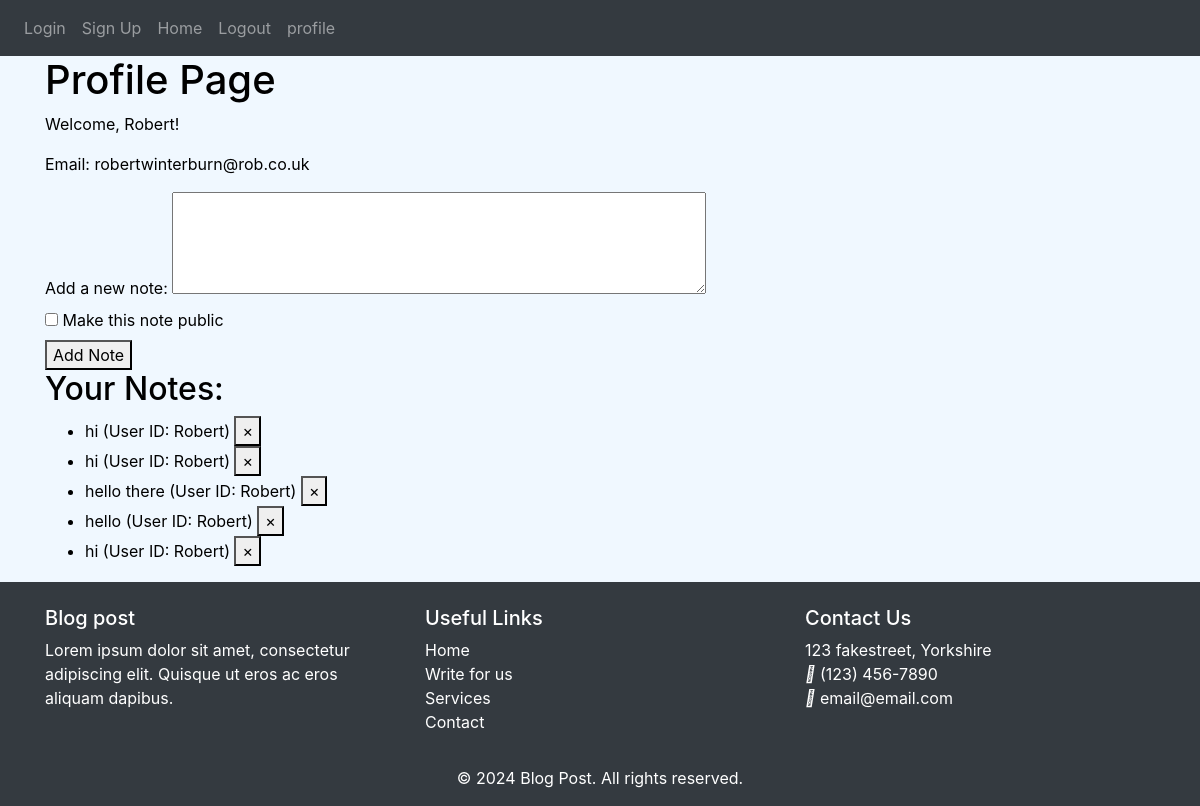
Screenshot of /profile (signed in) with the database file from the repository.
### models.py (models this page shows)
class User(db.Model, UserMixin):
    __tablename__ = 'users'
    id = db.Column(db.Integer, primary_key=True)
    email = db.Column(db.String(150), unique=True, nullable=False)
    password = db.Column(db.String(150), nullable=False)
    first_name = db.Column(db.String(150), nullable=False)
    notes = db.relationship('Note', back_populates='user')
    comments = db.relationship('Comment', back_populates='user')
    blog_posts = db.relationship('BlogPost', back_populates='user')

class Note(db.Model):
    __tablename__ = 'notes'
    id = db.Column(db.Integer, primary_key=True)
    data = db.Column(db.String(1000), nullable=False)
    user_id = db.Column(db.Integer, db.ForeignKey('users.id'))
    is_public = db.Column(db.Boolean, default=False)
    user = db.relationship('User', back_populates='notes')

### auth.py (the view, shortened to what this page needs)
@auth.route('/profile', methods=['GET', 'POST'])
def profile():
    user_id = session.get('user_id')
    if not user_id:
        flash('You need to log in to view your profile', category='error')
        return redirect(url_for('auth.login'))
    user = User.query.get(user_id)
    if not user:
        flash('User not found', category='error')
        return redirect(url_for('auth.login'))
    return render_template('profile.html', user=user)

### app/templates/profile.html (shortened to what this page needs)
{% extends "base.html" %}
{% block content %}
</head>
<body>
    <h1>Profile Page</h1>
    <p>Welcome, {{ user.first_name }}!</p>
    <p>Email: {{ user.email }}</p>
    <form method="POST">
        <label for="note">Add a new note:</label>
        <textarea id="note" name="note" rows="4" cols="50"></textarea><br>
        <label for="is_public">
            <input type="checkbox" id="is_public" name="is_public"> Make this note public
        </label><br>
        <button type="submit">Add Note</button>
    </form>
    <h2>Your Notes:</h2>
    <ul>
        {% if user.notes %}
            {% for note in user.notes %}
                <li>{{ note.data }} (User ID: {{ user.first_name }})
                    <button type="button" class="delete" onClick="deleteNote({{ note.id }})">
                        <span aria-hidden="true">&times;</span>
                    </button>
                </li>
            {% endfor %}
        {% else %}
            <li>No notes found.</li>
        {% endif %}
    </ul>
</body>
</html>
{% endblock %}

### static/styles.css (style rules this page uses)
body { color: #000000; background-color: aliceblue; }

### rows the page displays
User: first_name "Robert", email "robertwinterburn@rob.co.uk"
Note: data "hi"
Note: data "hi"
Note: data "hello there"
Note: data "hello"
Note: data "hi"
